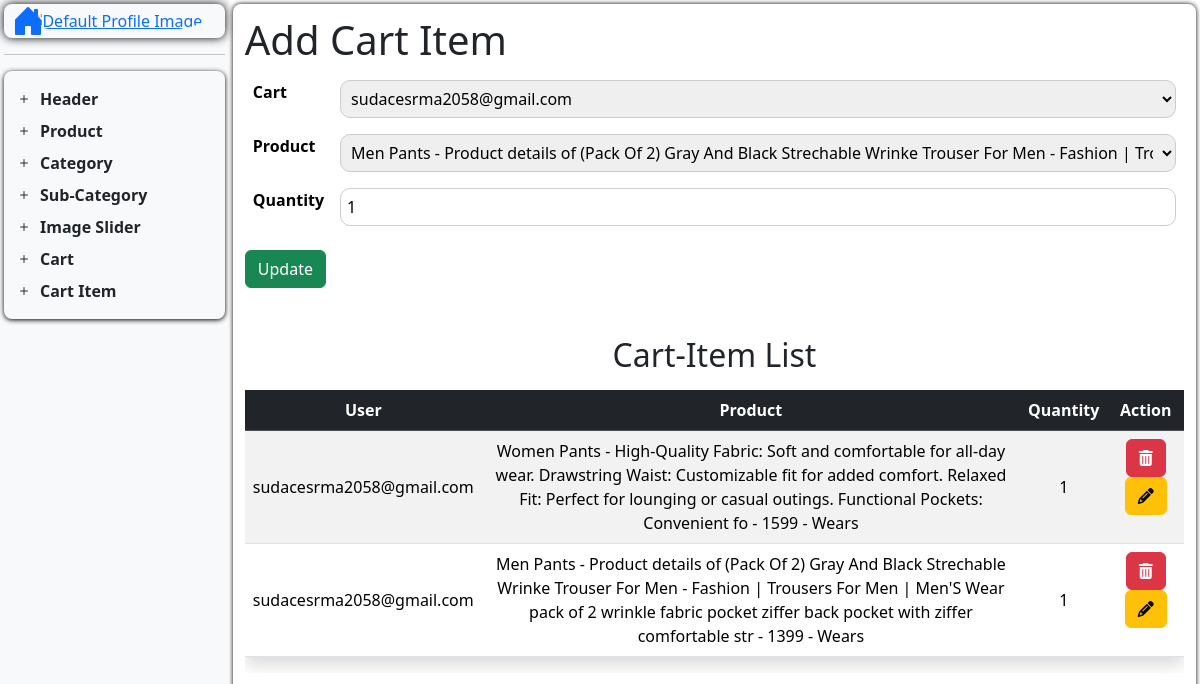
Screenshot of /update-cart-item/120 with the database file from the repository.
### nep_app/models.py (models this page shows, shortened)
class CartItemModel(models.Model):
    cart = models.ForeignKey(
        CartModel, on_delete=models.CASCADE, related_name="cart_items"
    )
    product = models.ForeignKey(
        ProductModel,
        on_delete=models.SET_NULL,
        null=True,
        blank=True,
        related_name="cart_items",
    )
    quantity = models.PositiveIntegerField(default=1)
    unit_price = models.DecimalField(
        max_digits=10,
        decimal_places=2,
        null=True,
        blank=True,
        help_text="Snapshot of the price at the time the item was added",
    )

class CartModel(models.Model):
    user = models.ForeignKey(User, on_delete=models.CASCADE, related_name="cart")
    is_paid = models.BooleanField(default=False)
    is_active = models.BooleanField(default=True)
    def __str__(self) -> str:
        return f"{self.user}"

class ProductModel(models.Model):
    product_category = models.ForeignKey(
        CategoryModel,
        related_name="productcategory",
        on_delete=models.CASCADE,
        default="",
    )
    product_name = models.CharField(max_length=200, default="")
    product_description = models.CharField(max_length=200, default="")
    product_price = models.CharField(max_length=200, default="")
    product_image = models.ImageField(
        upload_to="productImage/", default="", null=True, blank=True
    )
    pro_sub_category = models.ForeignKey(
        Sub_CategoryModel,
        related_name="productSubCategory",
        on_delete=models.CASCADE,
        null=True,
        blank=True,
        default="",
    )
    product_stock = models.IntegerField(default=0)
    def __str__(self) -> str:
        return f"{self.product_name} - {self.product_description} - {self.product_price} - {self.product_category}"

class CategoryModel(models.Model):
    category_icon = models.CharField(max_length=200, default="", blank=True)
    category_name = models.CharField(max_length=200, default="", unique=True)
    category_image = models.ImageField(
        upload_to="category_image/", default="", blank=True
    )
    def __str__(self) -> str:
        return f"{self.category_name}"

### nep_app/views.py (the view)
# urls.py: path('update-cart-item/<int:id>', update_cart_item, name='update_cart_item'),
def update_cart_item(request, id):
    return handle_update(
        request=request,
        id=id,
        model=CartItemModel,
        formname=CartItemForm,
        redirect_url="add_cart_item",
        template_url="Dashboard/D_Content/add_cart_item.html",
        action_url="update_cart_item",
    )

### nep_app/forms.py
class CartItemForm(forms.ModelForm):
    class Meta:
        model = CartItemModel
        fields = "__all__"

### handler/ViewHandler.py (called while the page is built)
def handle_update(
    request,
    id,
    model,
    formname,
    redirect_url,
    template_url,
    action_url
):
    data = get_object_or_404(model, id=id)
    if request.method == 'POST':
        form = formname(request.POST, request.FILES, instance=data)
        if form.is_valid():
            form.save()
            return redirect(redirect_url)
    else:
        form = formname(instance=data)
    context = {
        "form": form,
        "data": model.objects.order_by('-id'),
        'action_url': reverse(action_url, args=[id]),
    }
    return render(request, template_url, context)

### templates/Dashboard/D_Content/add_cart_item.html
{% extends "Dashboard/dashboard.html" %}
{% block add_cart_item %}
<h1>Add Cart Item</h1>
<table class="table table-borderless">
    <tr>
        <th><label for="cart_item">Cart</label></th>
        <td>{{form.cart}}</td>
    </tr>
    <tr>
        <th>Product</th>
        <td>{{form.product}}</td>
    </tr>
    <tr>
        <th>Quantity</th>
        <td>{{form.quantity}}</td>
    </tr>
</table>
<button type="submit" name="submit" class="btn btn-success">
    {% if form.instance.id %} Update {% else %} Save {% endif %}
</button>
<div class="mt-5">
    <h2 class="text-center mb-3">Cart-Item List</h2>
    <div class="table-responsive">
        <table class="table table-striped table-hover text-center shadow">
            <thead class="table-dark">
                <tr>
                    <th>User</th>
                    <th>Product</th>
                    <th>Quantity</th>
                    <th>Action</th>
                </tr>
            </thead>
            <tbody>
                {% for cartitem in data %}
                <tr>
                    <td class="align-middle">{{ cartitem.cart }}</td>
                    <td class="align-middle">{{ cartitem.product }}</td>
                    <td class="align-middle">{{ cartitem.quantity }}</td>
                    <td>
                        <a href="{% url 'del_cart_item' cartitem.id %}" class="btn btn-danger"><i class="fas fa-trash-alt"></i></a>
                        <a href="{% url 'update_cart_item' cartitem.id %}" class="btn btn-warning"><i class="fas fa-pencil-alt"></i></a>
                    </td>
                </tr>
                {% endfor %}
            </tbody>
        </table>
    </div>
</div>
{% endblock %}

### templates/Dashboard/dashboard.html (style rules this page uses)
* { margin: 0; padding: 0; max-width: 100%; box-sizing: border-box; }
input, select { width: 100%; padding: 6px; border: 1px solid #ccc; border-radius: 10px; }

### rows the page displays
CartItemModel: cart "sudacesrma2058@gmail.com", product "Men Pants - Product details of (Pack Of 2) Gray And Black Strechable Wrinke Trouser For Men - Fashion | Trousers For Men | Men'S Wear pack of 2 wrinkle fabric pocket ziffer back pocket with ziffer comfortable str - 1399 - Wears", quantity "1"
CartItemModel: cart "sudacesrma2058@gmail.com", product "Women Pants - High-Quality Fabric: Soft and comfortable for all-day wear. Drawstring Waist: Customizable fit for added comfort. Relaxed Fit: Perfect for lounging or casual outings. Functional Pockets: Convenient fo - 1599 - Wears", quantity "1"
